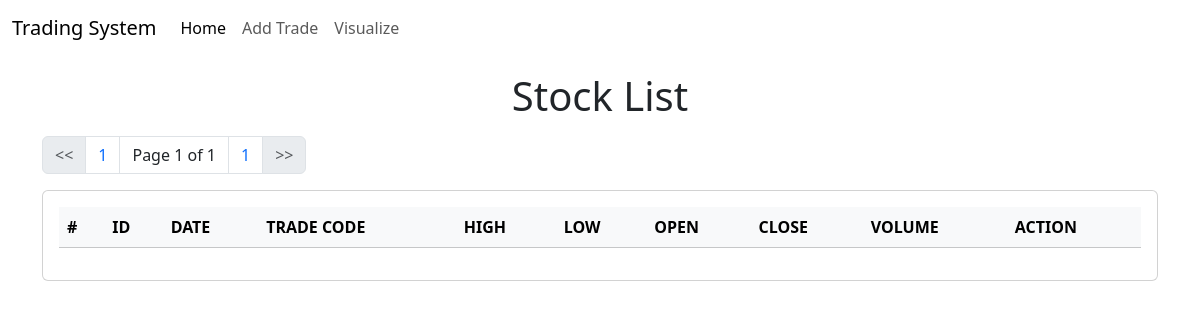
/?page=2, run on an earlier commit of the app's database.
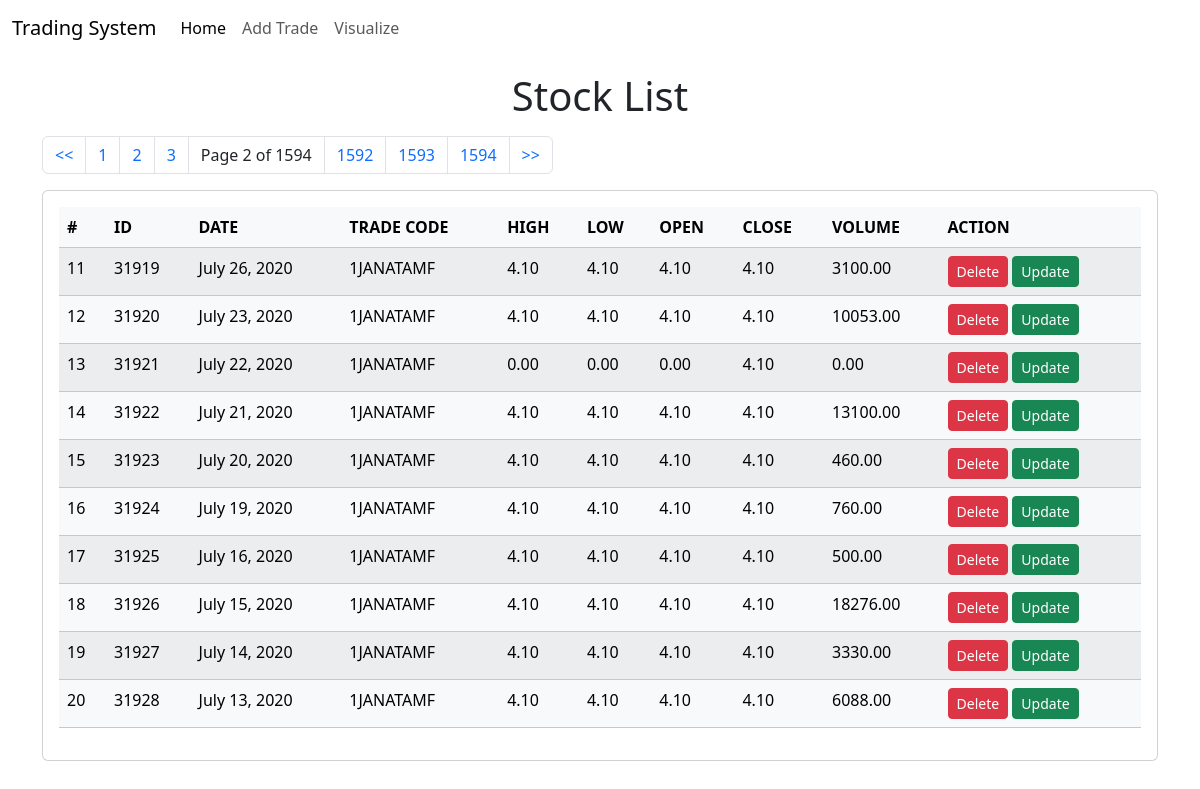
And on a later commit of the database.
### trade/models.py (models this page shows)
class Stock(models.Model):
    objects = models.Manager()
    id = AutoField(primary_key=True)
    date = models.DateField()
    trade_code = models.CharField(max_length=30)
    high = models.DecimalField(max_digits=15, decimal_places=2)
    low = models.DecimalField(max_digits=15, decimal_places=2)
    open = models.DecimalField(max_digits=15, decimal_places=2)
    close = models.DecimalField(max_digits=15, decimal_places=2)
    volume = models.DecimalField(max_digits=15, decimal_places=2)

### trade/views.py (the view)
# urls.py: path("", views.index, name="index"),
def index(request):
    _pageNumber = pageNumber
    if request.GET.get('page') is None:
        if 'page' not in request.session:
            pass
        else:
            return redirect("/?page=" + str(request.session['page']))
    else:
        _pageNumber = request.GET.get('page')
        if _pageNumber == "-1": _pageNumber = Stock.objects.count()
    request.session['page'] = _pageNumber
    request.session.modified = True
    try:
        queryset = Stock.objects.get_queryset().order_by('id')
        stocks_paginated = Paginator(queryset, perPage)
    except Exception as e:
        messages.error(request, repr(e))
        return redirect("/?page=1")
    page = stocks_paginated.get_page(_pageNumber)
    prev_page = 0
    if page.has_previous():
        prev_page = page.previous_page_number()
    return render(request, "trade/index.html",
                  {'stocks': page, 'prevElementCount': prev_page * perPage})

### trade/templates/trade/index.html (shortened to what this page needs)
<!doctype html>
<html lang="en">
<head>
    {% load bootstrap5 %}
    {% bootstrap_css %}
</head>
<body>
{% load mathfilters %}
{% include 'trade/navbar.html' %}
<h1 class="text-center my-3">Stock List</h1>
<div class="container">
    <div class="my-2 mx-auto">
        {% include 'trade/pagination.html' with page_obj=stocks only%}
    </div>
    <div class="row">
        <div class="col-md-12">
            <div class="card">
                <div class="card-body">
                    <table class="table table-light table-striped table-hover">
                        <thead>
                        <tr>
                            <th>#</th>
                            <th>ID</th>
                            <th>DATE</th>
                            <th>TRADE CODE</th>
                            <th>HIGH</th>
                            <th>LOW</th>
                            <th>OPEN</th>
                            <th>CLOSE</th>
                            <th>VOLUME</th>
                            <th>ACTION</th>
                        </tr>
                        </thead>
                        <tbody>
                        {% for stock in stocks %}
                        <tr>
                            <td>{{forloop.counter|add:prevElementCount}}</td>
                            <td>{{stock.id}}</td>
                            <td>{{stock.date}}</td>
                            <td>{{stock.trade_code}}</td>
                            <td>{{stock.high}}</td>
                            <td>{{stock.low}}</td>
                            <td>{{stock.open}}</td>
                            <td>{{stock.close}}</td>
                            <td>{{stock.volume}}</td>
                            <td>
                                <a href="/delete/{{stock.id}}"
                                   class="btn btn-danger btn-sm">Delete</a>
                                <a href="/update/{{stock.id}}"
                                   class="btn btn-success btn-sm">Update</a>
                            </td>
                        </tr>
                        {%endfor%}
                        </tbody>
                    </table>
                </div>
            </div>
        </div>
    </div>
</div>
</body>
</html>

What changed in the data, as far as the page shows it:
added Stock: id "31919", date "July 26, 2020", trade_code "1JANATAMF", high "4.10", low "4.10", open "4.10", close "4.10", volume "3100.00"
added Stock: id "31920", date "July 23, 2020", trade_code "1JANATAMF", high "4.10", low "4.10", open "4.10", close "4.10", volume "10053.00"
added Stock: id "31921", date "July 22, 2020", trade_code "1JANATAMF", high "0.00", low "0.00", open "0.00", close "4.10", volume "0.00"
added Stock: id "31922", date "July 21, 2020", trade_code "1JANATAMF", high "4.10", low "4.10", open "4.10", close "4.10", volume "13100.00"
added Stock: id "31923", date "July 20, 2020", trade_code "1JANATAMF", high "4.10", low "4.10", open "4.10", close "4.10", volume "460.00"
added Stock: id "31924", date "July 19, 2020", trade_code "1JANATAMF", high "4.10", low "4.10", open "4.10", close "4.10", volume "760.00"
added Stock: id "31925", date "July 16, 2020", trade_code "1JANATAMF", high "4.10", low "4.10", open "4.10", close "4.10", volume "500.00"
added Stock: id "31926", date "July 15, 2020", trade_code "1JANATAMF", high "4.10", low "4.10", open "4.10", close "4.10", volume "18276.00"
added Stock: id "31927", date "July 14, 2020", trade_code "1JANATAMF", high "4.10", low "4.10", open "4.10", close "4.10", volume "3330.00"
added Stock: id "31928", date "July 13, 2020", trade_code "1JANATAMF", high "4.10", low "4.10", open "4.10", close "4.10", volume "6088.00"
Also different on the page:
{{ page_obj.number }}: "1" → "2"
{{ page_obj.paginator.num_pages }}: "1" → "1594"
{{ page_obj.paginator.num_pages|sub:2 }}: (not shown) → "1592"
{{ page_obj.paginator.num_pages|sub:1 }}: (not shown) → "1593"
text now shown: "2 3"
